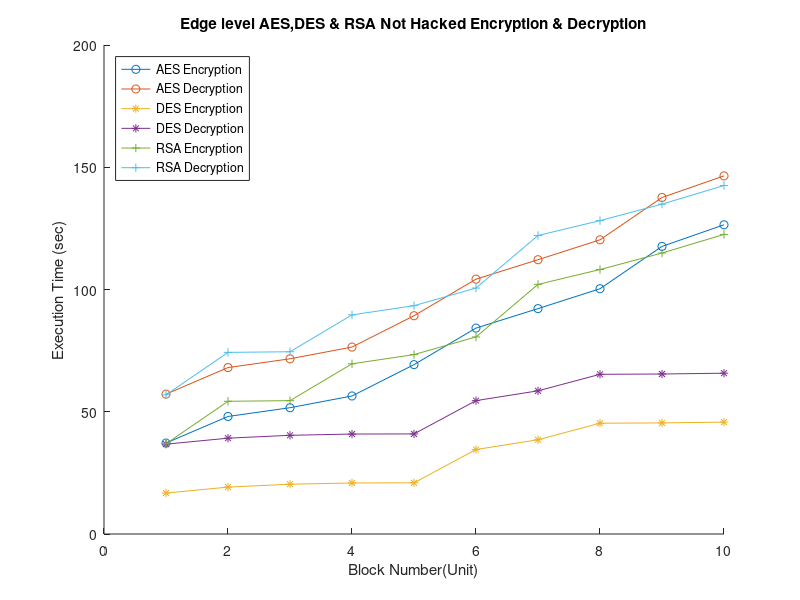

MATLAB code to generate this figure:
clear all;
close all;
clc

A= dlmread("not_hacked.csv");
x= A(:,1);
x2= A(:,2);
y= A(:,3);
y2= A(:,4);
z= A(:,5);
z2= A(:,6);

x1 = x2+15;
y1 = y2 +15;
z1= z2 +15; 

hold on
plot(x, '-o');
plot(x1, '-o');
plot(y, '-*');
plot(y1, '-*');
plot(z, '-+');
plot(z1, '-+');

legend('AES Encryption','AES Decryption', 'DES Encryption', 'DES Decryption','RSA Encryption','RSA Decryption',  'Location', 'NorthWest')
xlabel('Block Number(Unit)'), ylabel('Execution Time (sec)')
title('Edge level AES,DES & RSA Not Hacked Encryption & Decryption')
